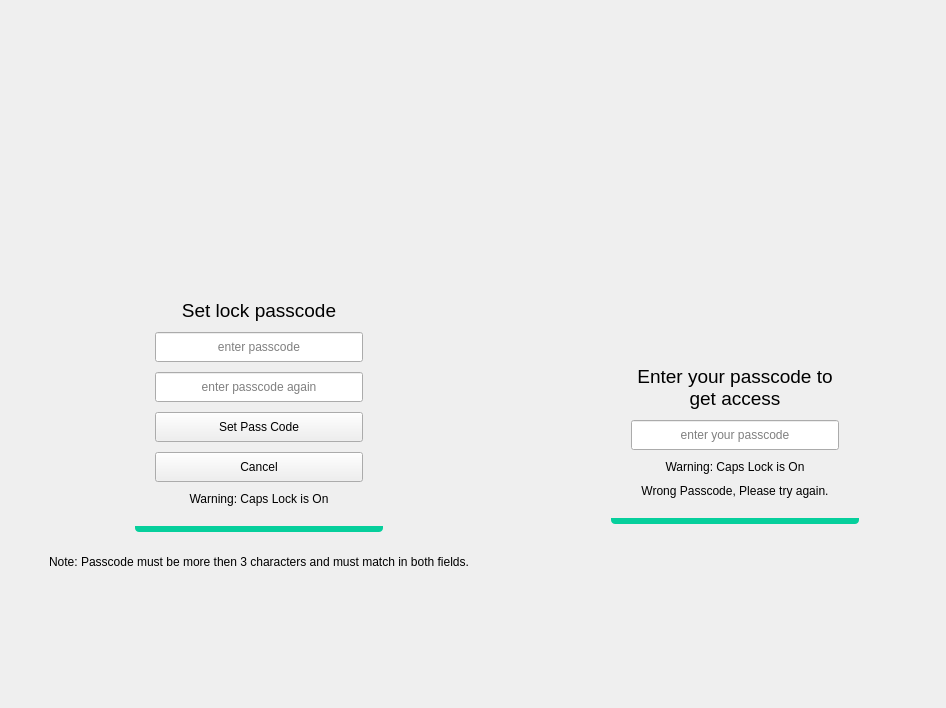
<?xml version="1.0" encoding="UTF-8"?>
<ui version="4.0">
 <class>Lock</class>
 <widget class="QWidget" name="Lock">
  <property name="geometry">
   <rect>
    <x>0</x>
    <y>0</y>
    <width>946</width>
    <height>708</height>
   </rect>
  </property>
  <property name="sizePolicy">
   <sizepolicy hsizetype="Expanding" vsizetype="Expanding">
    <horstretch>0</horstretch>
    <verstretch>0</verstretch>
   </sizepolicy>
  </property>
  <property name="windowTitle">
   <string>Form</string>
  </property>
  <layout class="QHBoxLayout" name="horizontalLayout">
   <property name="leftMargin">
    <number>0</number>
   </property>
   <property name="topMargin">
    <number>0</number>
   </property>
   <property name="rightMargin">
    <number>0</number>
   </property>
   <property name="bottomMargin">
    <number>0</number>
   </property>
   <item>
    <widget class="QWidget" name="centerWidget" native="true">
     <layout class="QHBoxLayout" name="horizontalLayout_8">
      <property name="leftMargin">
       <number>0</number>
      </property>
      <property name="topMargin">
       <number>0</number>
      </property>
      <property name="rightMargin">
       <number>0</number>
      </property>
      <property name="bottomMargin">
       <number>0</number>
      </property>
      <item>
       <widget class="QWidget" name="signup" native="true">
        <property name="styleSheet">
         <string notr="true">QWidget#signup {
        	 background-image:url(:/icons/texture.png)
}</string>
        </property>
        <layout class="QVBoxLayout" name="verticalLayout">
         <property name="spacing">
          <number>20</number>
         </property>
         <item>
          <spacer name="verticalSpacer">
           <property name="orientation">
            <enum>Qt::Vertical</enum>
           </property>
           <property name="sizeHint" stdset="0">
            <size>
             <width>20</width>
             <height>40</height>
            </size>
           </property>
          </spacer>
         </item>
         <item>
          <layout class="QHBoxLayout" name="horizontalLayout_5">
           <property name="leftMargin">
            <number>0</number>
           </property>
           <property name="rightMargin">
            <number>0</number>
           </property>
           <property name="bottomMargin">
            <number>0</number>
           </property>
           <item>
            <spacer name="horizontalSpacer_7">
             <property name="orientation">
              <enum>Qt::Horizontal</enum>
             </property>
             <property name="sizeHint" stdset="0">
              <size>
               <width>40</width>
               <height>20</height>
              </size>
             </property>
            </spacer>
           </item>
           <item>
            <layout class="QVBoxLayout" name="verticalLayout_10">
             <property name="spacing">
              <number>0</number>
             </property>
             <property name="rightMargin">
              <number>0</number>
             </property>
             <property name="bottomMargin">
              <number>0</number>
             </property>
             <item>
              <widget class="QWidget" name="widget_2" native="true">
               <property name="styleSheet">
                <string notr="true"/>
               </property>
               <layout class="QVBoxLayout" name="verticalLayout_4">
                <property name="spacing">
                 <number>10</number>
                </property>
                <property name="sizeConstraint">
                 <enum>QLayout::SetMinimumSize</enum>
                </property>
                <property name="leftMargin">
                 <number>20</number>
                </property>
                <property name="topMargin">
                 <number>20</number>
                </property>
                <property name="rightMargin">
                 <number>20</number>
                </property>
                <property name="bottomMargin">
                 <number>20</number>
                </property>
                <item>
                 <layout class="QHBoxLayout" name="horizontalLayout_2">
                  <property name="topMargin">
                   <number>0</number>
                  </property>
                  <property name="bottomMargin">
                   <number>5</number>
                  </property>
                  <item>
                   <spacer name="horizontalSpacer">
                    <property name="orientation">
                     <enum>Qt::Horizontal</enum>
                    </property>
                    <property name="sizeHint" stdset="0">
                     <size>
                      <width>40</width>
                      <height>20</height>
                     </size>
                    </property>
                   </spacer>
                  </item>
                  <item>
                   <widget class="QLabel" name="label">
                    <property name="minimumSize">
                     <size>
                      <width>128</width>
                      <height>128</height>
                     </size>
                    </property>
                    <property name="styleSheet">
                     <string notr="true">background-color:transparent;</string>
                    </property>
                    <property name="text">
                     <string/>
                    </property>
                    <property name="pixmap">
                     <pixmap resource="icons.qrc">:/icons/app/icon-128.png</pixmap>
                    </property>
                    <property name="alignment">
                     <set>Qt::AlignCenter</set>
                    </property>
                   </widget>
                  </item>
                  <item>
                   <spacer name="horizontalSpacer_2">
                    <property name="orientation">
                     <enum>Qt::Horizontal</enum>
                    </property>
                    <property name="sizeHint" stdset="0">
                     <size>
                      <width>40</width>
                      <height>20</height>
                     </size>
                    </property>
                   </spacer>
                  </item>
                 </layout>
                </item>
                <item>
                 <widget class="QLabel" name="label_3">
                  <property name="font">
                   <font>
                    <pointsize>14</pointsize>
                   </font>
                  </property>
                  <property name="text">
                   <string>Set lock passcode</string>
                  </property>
                  <property name="alignment">
                   <set>Qt::AlignCenter</set>
                  </property>
                  <property name="wordWrap">
                   <bool>true</bool>
                  </property>
                 </widget>
                </item>
                <item>
                 <widget class="QLineEdit" name="passcode1">
                  <property name="minimumSize">
                   <size>
                    <width>0</width>
                    <height>30</height>
                   </size>
                  </property>
                  <property name="echoMode">
                   <enum>QLineEdit::Password</enum>
                  </property>
                  <property name="alignment">
                   <set>Qt::AlignCenter</set>
                  </property>
                  <property name="placeholderText">
                   <string>enter passcode</string>
                  </property>
                 </widget>
                </item>
                <item>
                 <widget class="QLineEdit" name="passcode2">
                  <property name="minimumSize">
                   <size>
                    <width>0</width>
                    <height>30</height>
                   </size>
                  </property>
                  <property name="echoMode">
                   <enum>QLineEdit::Password</enum>
                  </property>
                  <property name="alignment">
                   <set>Qt::AlignCenter</set>
                  </property>
                  <property name="placeholderText">
                   <string>enter passcode again</string>
                  </property>
                 </widget>
                </item>
                <item>
                 <widget class="QPushButton" name="setPass">
                  <property name="minimumSize">
                   <size>
                    <width>0</width>
                    <height>30</height>
                   </size>
                  </property>
                  <property name="text">
                   <string>Set Pass Code</string>
                  </property>
                 </widget>
                </item>
                <item>
                 <widget class="QPushButton" name="cancelSetting">
                  <property name="minimumSize">
                   <size>
                    <width>0</width>
                    <height>30</height>
                   </size>
                  </property>
                  <property name="text">
                   <string>Cancel</string>
                  </property>
                 </widget>
                </item>
                <item>
                 <widget class="QLabel" name="caps2">
                  <property name="text">
                   <string>Warning: Caps Lock is On</string>
                  </property>
                  <property name="alignment">
                   <set>Qt::AlignCenter</set>
                  </property>
                 </widget>
                </item>
               </layout>
              </widget>
             </item>
             <item>
              <widget class="QWidget" name="bottomLine_2" native="true">
               <property name="minimumSize">
                <size>
                 <width>6</width>
                 <height>0</height>
                </size>
               </property>
               <property name="maximumSize">
                <size>
                 <width>16777215</width>
                 <height>6</height>
                </size>
               </property>
               <property name="styleSheet">
                <string notr="true">background-color: rgb(6, 207, 156);
border-bottom-right-radius: 4px;
border-bottom-left-radius: 4px;</string>
               </property>
               <layout class="QVBoxLayout" name="verticalLayout_11"/>
              </widget>
             </item>
            </layout>
           </item>
           <item>
            <spacer name="horizontalSpacer_8">
             <property name="orientation">
              <enum>Qt::Horizontal</enum>
             </property>
             <property name="sizeHint" stdset="0">
              <size>
               <width>40</width>
               <height>20</height>
              </size>
             </property>
            </spacer>
           </item>
          </layout>
         </item>
         <item>
          <layout class="QHBoxLayout" name="horizontalLayout_7">
           <property name="topMargin">
            <number>0</number>
           </property>
           <item>
            <spacer name="horizontalSpacer_11">
             <property name="orientation">
              <enum>Qt::Horizontal</enum>
             </property>
             <property name="sizeHint" stdset="0">
              <size>
               <width>40</width>
               <height>20</height>
              </size>
             </property>
            </spacer>
           </item>
           <item>
            <widget class="QLabel" name="signup_warning">
             <property name="text">
              <string>&lt;html&gt;&lt;head/&gt;&lt;body&gt;&lt;p&gt;Note: Passcode must be more then 3 characters and must match in both fields.&lt;/p&gt;&lt;/body&gt;&lt;/html&gt;</string>
             </property>
             <property name="alignment">
              <set>Qt::AlignCenter</set>
             </property>
             <property name="wordWrap">
              <bool>false</bool>
             </property>
            </widget>
           </item>
           <item>
            <spacer name="horizontalSpacer_12">
             <property name="orientation">
              <enum>Qt::Horizontal</enum>
             </property>
             <property name="sizeHint" stdset="0">
              <size>
               <width>40</width>
               <height>20</height>
              </size>
             </property>
            </spacer>
           </item>
          </layout>
         </item>
         <item>
          <spacer name="verticalSpacer_2">
           <property name="orientation">
            <enum>Qt::Vertical</enum>
           </property>
           <property name="sizeHint" stdset="0">
            <size>
             <width>20</width>
             <height>40</height>
            </size>
           </property>
          </spacer>
         </item>
        </layout>
       </widget>
      </item>
      <item>
       <widget class="QWidget" name="login" native="true">
        <property name="styleSheet">
         <string notr="true">QWidget#login {
        	 background-image:url(&quot;:/icons/texture.png&quot;)
}</string>
        </property>
        <layout class="QVBoxLayout" name="verticalLayout_2">
         <property name="spacing">
          <number>20</number>
         </property>
         <item>
          <spacer name="verticalSpacer_4">
           <property name="orientation">
            <enum>Qt::Vertical</enum>
           </property>
           <property name="sizeHint" stdset="0">
            <size>
             <width>20</width>
             <height>40</height>
            </size>
           </property>
          </spacer>
         </item>
         <item>
          <layout class="QHBoxLayout" name="horizontalLayout_4">
           <property name="leftMargin">
            <number>0</number>
           </property>
           <property name="rightMargin">
            <number>0</number>
           </property>
           <property name="bottomMargin">
            <number>0</number>
           </property>
           <item>
            <spacer name="horizontalSpacer_6">
             <property name="orientation">
              <enum>Qt::Horizontal</enum>
             </property>
             <property name="sizeHint" stdset="0">
              <size>
               <width>40</width>
               <height>20</height>
              </size>
             </property>
            </spacer>
           </item>
           <item>
            <layout class="QVBoxLayout" name="verticalLayout_8">
             <property name="spacing">
              <number>0</number>
             </property>
             <property name="rightMargin">
              <number>0</number>
             </property>
             <property name="bottomMargin">
              <number>0</number>
             </property>
             <item>
              <widget class="QWidget" name="widget" native="true">
               <property name="styleSheet">
                <string notr="true"/>
               </property>
               <layout class="QVBoxLayout" name="verticalLayout_3">
                <property name="spacing">
                 <number>10</number>
                </property>
                <property name="leftMargin">
                 <number>20</number>
                </property>
                <property name="topMargin">
                 <number>20</number>
                </property>
                <property name="rightMargin">
                 <number>20</number>
                </property>
                <property name="bottomMargin">
                 <number>20</number>
                </property>
                <item>
                 <layout class="QHBoxLayout" name="horizontalLayout_3">
                  <property name="topMargin">
                   <number>0</number>
                  </property>
                  <property name="bottomMargin">
                   <number>0</number>
                  </property>
                  <item>
                   <spacer name="horizontalSpacer_3">
                    <property name="orientation">
                     <enum>Qt::Horizontal</enum>
                    </property>
                    <property name="sizeHint" stdset="0">
                     <size>
                      <width>40</width>
                      <height>20</height>
                     </size>
                    </property>
                   </spacer>
                  </item>
                  <item>
                   <widget class="QLabel" name="label_2">
                    <property name="minimumSize">
                     <size>
                      <width>128</width>
                      <height>128</height>
                     </size>
                    </property>
                    <property name="styleSheet">
                     <string notr="true">background-color:transparent;</string>
                    </property>
                    <property name="text">
                     <string/>
                    </property>
                    <property name="pixmap">
                     <pixmap resource="icons.qrc">:/icons/app/icon-128.png</pixmap>
                    </property>
                    <property name="alignment">
                     <set>Qt::AlignCenter</set>
                    </property>
                   </widget>
                  </item>
                  <item>
                   <spacer name="horizontalSpacer_4">
                    <property name="orientation">
                     <enum>Qt::Horizontal</enum>
                    </property>
                    <property name="sizeHint" stdset="0">
                     <size>
                      <width>40</width>
                      <height>20</height>
                     </size>
                    </property>
                   </spacer>
                  </item>
                 </layout>
                </item>
                <item>
                 <layout class="QHBoxLayout" name="horizontalLayout_6">
                  <property name="bottomMargin">
                   <number>0</number>
                  </property>
                  <item>
                   <spacer name="horizontalSpacer_9">
                    <property name="orientation">
                     <enum>Qt::Horizontal</enum>
                    </property>
                    <property name="sizeHint" stdset="0">
                     <size>
                      <width>40</width>
                      <height>20</height>
                     </size>
                    </property>
                   </spacer>
                  </item>
                  <item>
                   <widget class="QLabel" name="label_5">
                    <property name="minimumSize">
                     <size>
                      <width>32</width>
                      <height>32</height>
                     </size>
                    </property>
                    <property name="maximumSize">
                     <size>
                      <width>32</width>
                      <height>32</height>
                     </size>
                    </property>
                    <property name="styleSheet">
                     <string notr="true">background-color:transparent;</string>
                    </property>
                    <property name="text">
                     <string/>
                    </property>
                    <property name="pixmap">
                     <pixmap resource="icons.qrc">:/icons/lock-2-fill.png</pixmap>
                    </property>
                    <property name="scaledContents">
                     <bool>true</bool>
                    </property>
                    <property name="alignment">
                     <set>Qt::AlignCenter</set>
                    </property>
                   </widget>
                  </item>
                  <item>
                   <spacer name="horizontalSpacer_10">
                    <property name="orientation">
                     <enum>Qt::Horizontal</enum>
                    </property>
                    <property name="sizeHint" stdset="0">
                     <size>
                      <width>40</width>
                      <height>20</height>
                     </size>
                    </property>
                   </spacer>
                  </item>
                 </layout>
                </item>
                <item>
                 <widget class="QLabel" name="label_4">
                  <property name="font">
                   <font>
                    <pointsize>14</pointsize>
                   </font>
                  </property>
                  <property name="text">
                   <string>Enter your passcode to get access</string>
                  </property>
                  <property name="alignment">
                   <set>Qt::AlignCenter</set>
                  </property>
                  <property name="wordWrap">
                   <bool>true</bool>
                  </property>
                 </widget>
                </item>
                <item>
                 <widget class="QLineEdit" name="passcodeLogin">
                  <property name="minimumSize">
                   <size>
                    <width>0</width>
                    <height>30</height>
                   </size>
                  </property>
                  <property name="echoMode">
                   <enum>QLineEdit::Password</enum>
                  </property>
                  <property name="alignment">
                   <set>Qt::AlignCenter</set>
                  </property>
                  <property name="placeholderText">
                   <string>enter your passcode</string>
                  </property>
                 </widget>
                </item>
                <item>
                 <widget class="QLabel" name="caps1">
                  <property name="text">
                   <string>Warning: Caps Lock is On</string>
                  </property>
                  <property name="alignment">
                   <set>Qt::AlignCenter</set>
                  </property>
                 </widget>
                </item>
                <item>
                 <widget class="QLabel" name="wrong">
                  <property name="text">
                   <string>&lt;html&gt;&lt;head/&gt;&lt;body&gt;&lt;p&gt;Wrong Passcode, Please try again.&lt;/p&gt;&lt;/body&gt;&lt;/html&gt;</string>
                  </property>
                  <property name="alignment">
                   <set>Qt::AlignCenter</set>
                  </property>
                  <property name="wordWrap">
                   <bool>true</bool>
                  </property>
                 </widget>
                </item>
               </layout>
              </widget>
             </item>
             <item>
              <widget class="QWidget" name="bottomLine" native="true">
               <property name="minimumSize">
                <size>
                 <width>6</width>
                 <height>0</height>
                </size>
               </property>
               <property name="maximumSize">
                <size>
                 <width>16777215</width>
                 <height>6</height>
                </size>
               </property>
               <property name="styleSheet">
                <string notr="true">background-color: rgb(6, 207, 156);
border-bottom-right-radius: 4px;
border-bottom-left-radius: 4px;</string>
               </property>
               <layout class="QVBoxLayout" name="verticalLayout_9"/>
              </widget>
             </item>
            </layout>
           </item>
           <item>
            <spacer name="horizontalSpacer_5">
             <property name="orientation">
              <enum>Qt::Horizontal</enum>
             </property>
             <property name="sizeHint" stdset="0">
              <size>
               <width>40</width>
               <height>20</height>
              </size>
             </property>
            </spacer>
           </item>
          </layout>
         </item>
         <item>
          <spacer name="verticalSpacer_5">
           <property name="orientation">
            <enum>Qt::Vertical</enum>
           </property>
           <property name="sizeType">
            <enum>QSizePolicy::Maximum</enum>
           </property>
           <property name="sizeHint" stdset="0">
            <size>
             <width>20</width>
             <height>20</height>
            </size>
           </property>
          </spacer>
         </item>
         <item>
          <spacer name="verticalSpacer_3">
           <property name="orientation">
            <enum>Qt::Vertical</enum>
           </property>
           <property name="sizeHint" stdset="0">
            <size>
             <width>20</width>
             <height>40</height>
            </size>
           </property>
          </spacer>
         </item>
        </layout>
       </widget>
      </item>
     </layout>
    </widget>
   </item>
  </layout>
 </widget>
 <resources>
  <include location="icons.qrc"/>
 </resources>
 <connections/>
</ui>
